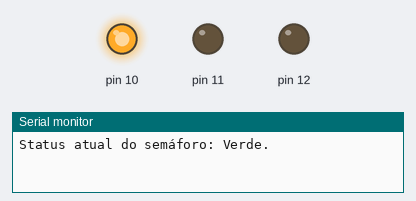
A sketch run on a simulated Arduino Uno, built with avr-gcc and run on an emulated ATmega328P. On the bench: output pins drawn as LEDs (lit = HIGH), the last lines printed to the serial monitor.

Above: at 2.5 s.
At 6.0 s:
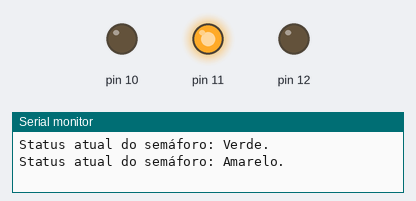
At 9.5 s:
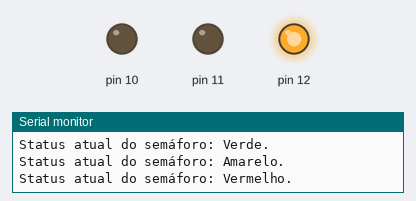
Timing chart, 0 to 15.6 s (numbered marks = the images above):
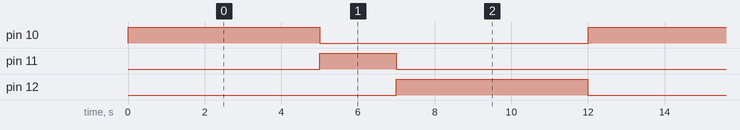

The sketch:

sem_foro.ino
```cpp
void setup(){
  //configurando as portas de saída
  pinMode(10, OUTPUT);
  pinMode(11, OUTPUT);
  pinMode(12, OUTPUT);

  //aqui dizemos para o arduino
  //iniciar a comunicação com o PC
  //usando uma taxa de 9600 bits por segundo
  Serial.begin(9600); //dizemos que a comunicação serial foi iniciada

}
void loop(){
  //ligando o LED verde
  digitalWrite(10, HIGH);

  //para mostrar algo no monitor serial usamos a função
  //print (para não dar um "enter" no final da linha) ou
  //println (para dar um "enter" no final da linha"
  Serial.print("Status atual do semáforo: ");
  Serial.println("Verde.");

  //aguardando 5 segundos
  delay(5000);
  //desligando o sinal verde
  digitalWrite(10,LOW);
  //ligando o sinal amarelo
  digitalWrite(11, HIGH);

  //Informamos que o sinal amarelo está ligado
  Serial.print("Status atual do semáforo: ");
  Serial.println("Amarelo.");

  //aguardando dois segundos
  delay(2000);
  //desligando o sinal amarelo
  digitalWrite(11,LOW);
  //ligando o sinal vermelho
  digitalWrite(12,HIGH);

  //Informamos que o sinal vermelho está ligado
  Serial.print("Status atual do semáforo: ");
  Serial.println("Vermelho.");

  //aguardadando 5 segundos
  delay(5000);
  //desligando o sinal vermelho
  digitalWrite(12,LOW);
  //agora o programa começara de novo


  //código inserido no final da aula 06
  if(3 > 2){
    Serial.println("Verdadeiro");
  }
}
```

Measured:
- by itself, pin 10, pin 12: alternates HIGH for 5.0 s and LOW for 7.0 s
- by itself, pin 11: alternates HIGH for 2.0 s and LOW for 10.0 s
- by itself, everything shown: repeats every 12.0 s, in 4 steps
